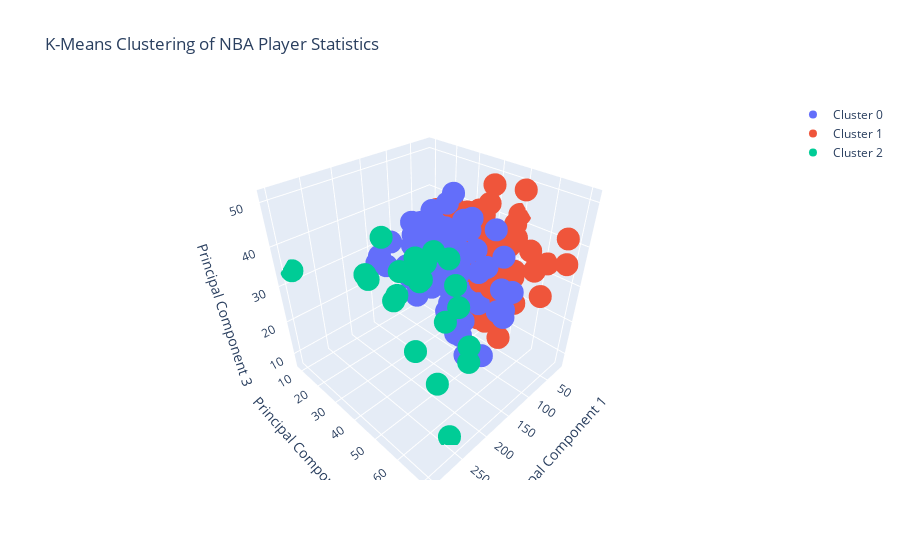

This figure's notebook cell:
### Code cell
import plotly.graph_objs as go

# create the trace for each cluster
cluster_traces = []
for i in range(5):
    cluster_data = X_train_pca[y_train_pred == i]
    trace = go.Scatter3d(x=cluster_data.iloc[:, 0], y=cluster_data.iloc[:, 1], z=cluster_data.iloc[:, 2], 
                         mode='markers', name='Cluster {}'.format(i), showlegend=True)
    cluster_traces.append(trace)

# create the layout for the plot
layout = go.Layout(
    title='K-Means Clustering of NBA Player Statistics',
    scene=dict(
        xaxis=dict(title='Principal Component 1'),
        yaxis=dict(title='Principal Component 2'),
        zaxis=dict(title='Principal Component 3')
    ),
    hovermode='closest'
)

# create the figure object and add the traces and layout
fig = go.Figure(data=cluster_traces, layout=layout)

# show the plot
fig.show()
